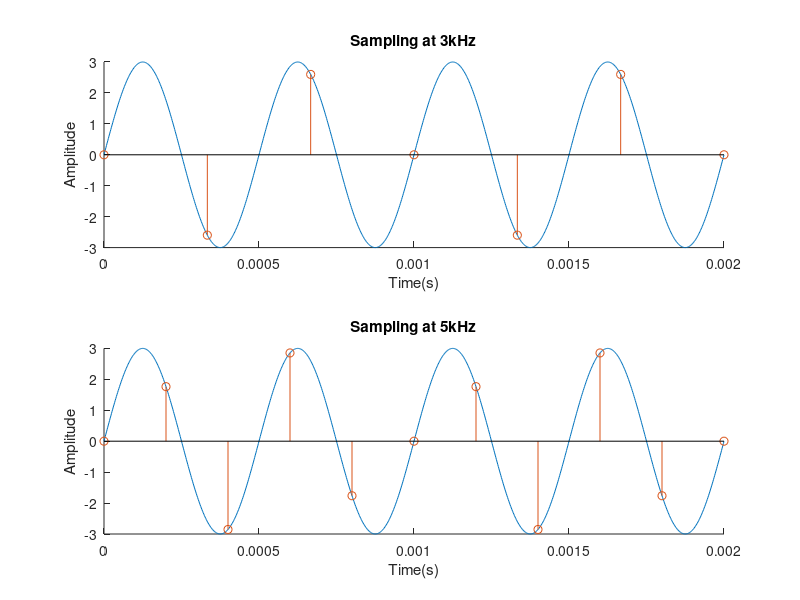

MATLAB code for this plot:
close all; clear all; clc;
f=2e3;
t=0:1/500000:4*1/f;
x=3*sin(2*pi*f*t);
figure
fs1=3e3;
t1=0:1/fs1:4*1/f;
x1=3*sin(2*pi*f*t1);
fs2=5e3;
t2=0:1/fs2:4*1/f;
x2=3*sin(2*pi*f*t2);
subplot(2,1,1)
hold on;
plot(t,x)
stem(t1,x1);
title('Sampling at 3kHz');
xlabel('Time(s)');
ylabel('Amplitude');
subplot(2,1,2);
hold on;
plot(t,x)
stem(t2,x2);
title('Sampling at 5kHz');
xlabel('Time(s)');
ylabel('Amplitude');


